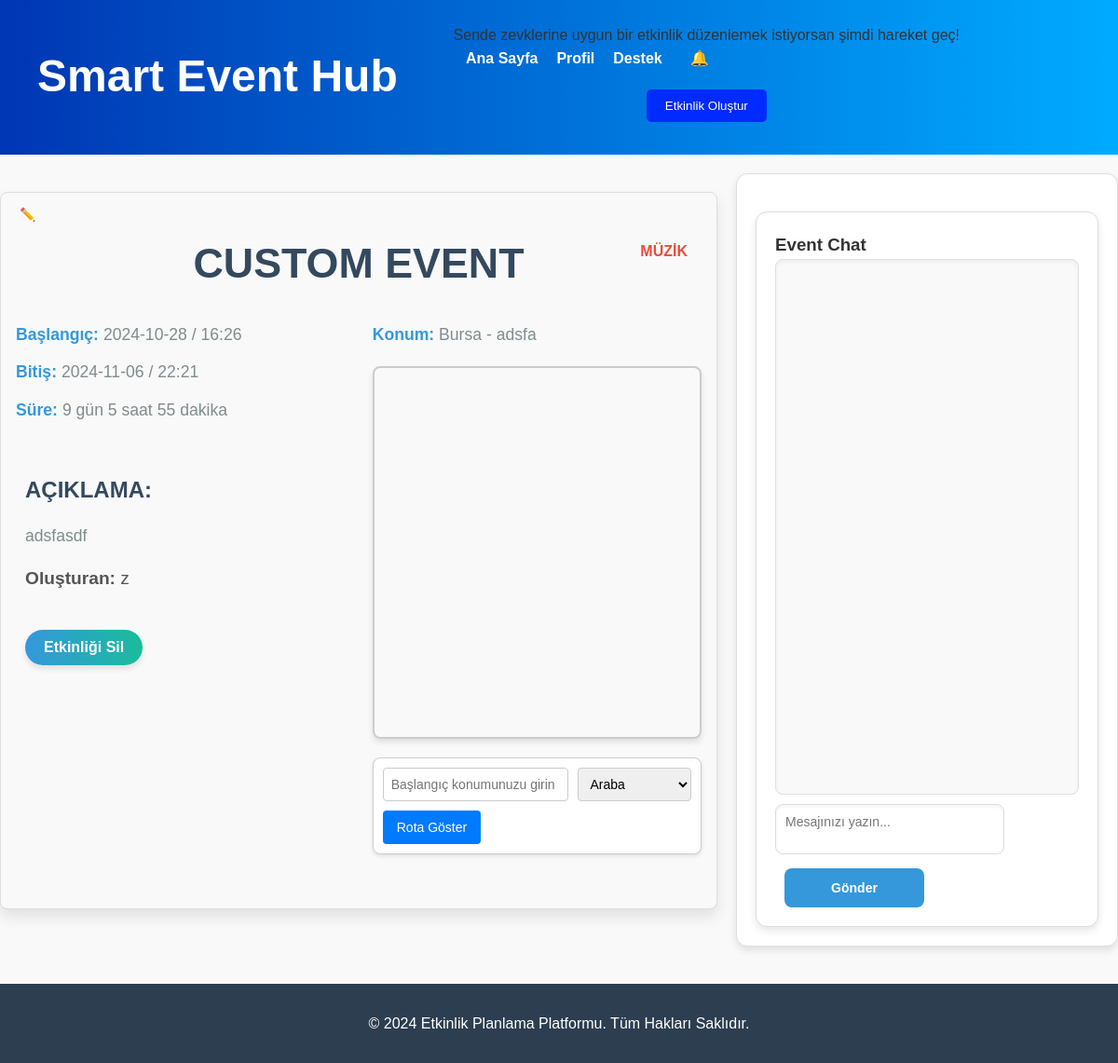
Before: /event/4 (signed in) with the older database file.
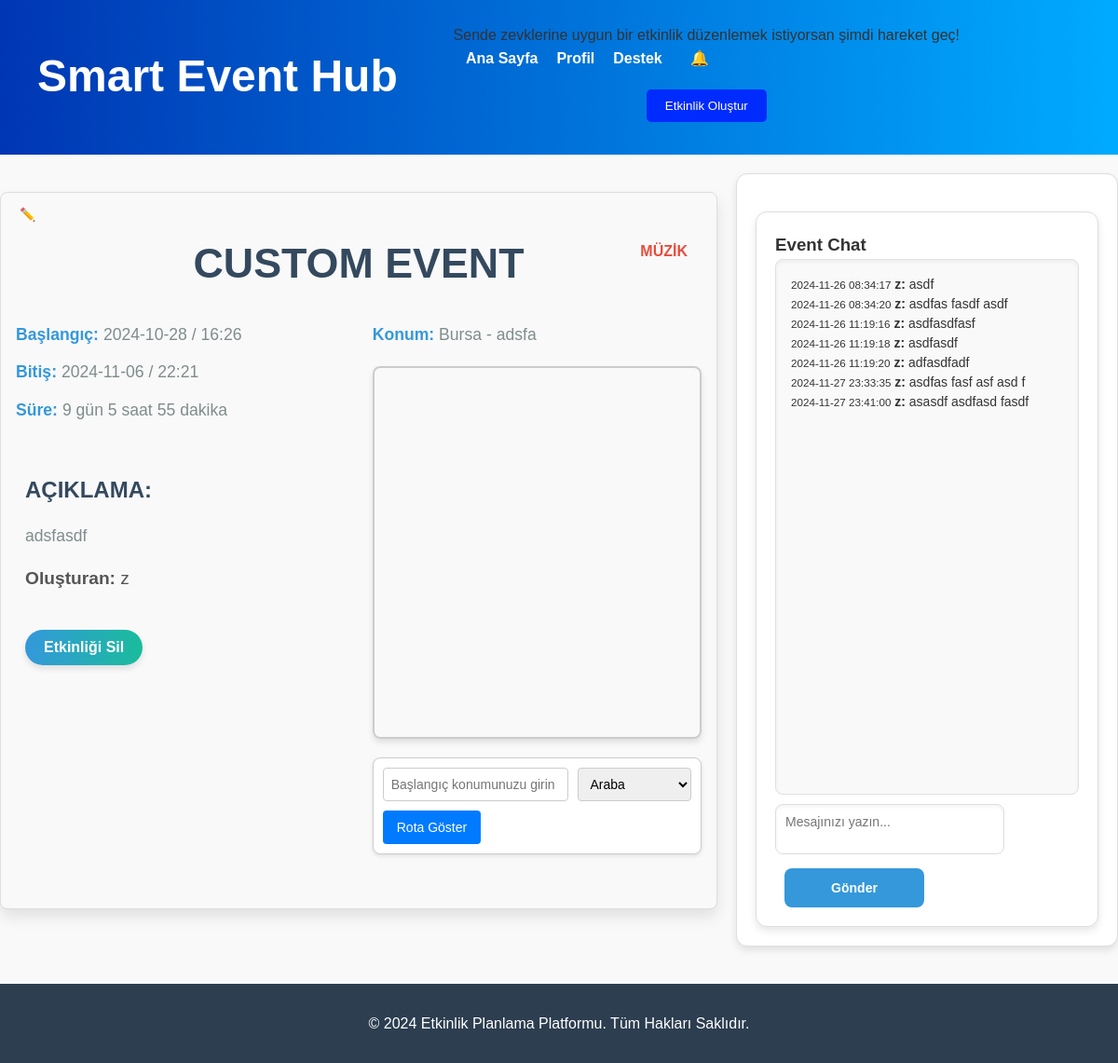
After: the same page with the newer database file.
### tables this page shows
CREATE TABLE messages (
        message_ID INTEGER PRIMARY KEY AUTOINCREMENT,
        sender_ID INTEGER,
        event_ID INTEGER,
        receiver_ID INTEGER,
        message_text TEXT NOT NULL,
        sent_time TEXT NOT NULL,
        FOREIGN KEY (sender_ID) REFERENCES users(ID),
        FOREIGN KEY (receiver_ID) REFERENCES users(ID)
        FOREIGN KEY (event_ID) REFERENCES events(ID)
    );

### app.py (the view)
@app.route('/event/<int:event_id>')
def event_detail(event_id):
    event = get_event_by_id(event_id)
    if not event:
        return "Etkinlik bulunamadı", 404
    username = session.get('user', {}).get('username')
    user_id = get_user_id_by_username(username) if username else None
    is_participant = False
    is_creator = False
    if user_id:
        is_participant = is_user_participant(user_id, event_id)
        is_creator = username == get_event_creator_username(event_id)
    user_events = [dict(row) for row in get_created_events_by_username(username)]
    attended_events = get_user_attended_events(user_id) if user_id else []
    print(f"User Events: {user_events}")
    print(f"Attended Events: {attended_events}")
    all_user_events = {event['ID']: event for event in user_events + attended_events}.values()
    all_user_events = list(all_user_events)
    conflict_message = None
    for e in all_user_events:
        if is_time_conflicting(
                event['startDate'], event['startTime'], event['finishDate'], event['finishTime'],
                e['startDate'], e['startTime'], e['finishDate'], e['finishTime']
        ):
            conflict_message = "Bu etkinlik, başka bir katıldığınız etkinlikle çakışıyor. Katılamazsınız."
            break
    days, hours, minutes = calculate_duration(event['startDate'], event['startTime'], event['finishDate'],
                                              event['finishTime'])
    messages = get_messages_for_event(event_id)
    return render_template(
        'eventDetails.html',
        event=event,
        username=username,
        is_participant=is_participant,
        is_creator=is_creator,
        messages=messages,
        get_username_by_id=get_username_by_id,
        days=days, hours=hours, minutes=minutes,
        conflict_message=conflict_message
    )

### app.py (called while the page is built)
def calculate_duration(start_date, start_time, finish_date, finish_time):
    start_datetime_str = f"{start_date} {start_time}"
    finish_datetime_str = f"{finish_date} {finish_time}"
    start_datetime = datetime.strptime(start_datetime_str, "%Y-%m-%d %H:%M")
    finish_datetime = datetime.strptime(finish_datetime_str, "%Y-%m-%d %H:%M")
    duration = finish_datetime - start_datetime
    days = duration.days
    hours, remainder = divmod(duration.seconds, 3600)
    minutes, _ = divmod(remainder, 60)
    return days, hours, minutes

def is_time_conflicting(start_date, start_time, end_date, end_time, other_start_date, other_start_time, other_end_date,
                        other_end_time):
    event_start = datetime.strptime(f"{start_date} {start_time}", "%Y-%m-%d %H:%M")
    event_end = datetime.strptime(f"{end_date} {end_time}", "%Y-%m-%d %H:%M")
    other_event_start = datetime.strptime(f"{other_start_date} {other_start_time}", "%Y-%m-%d %H:%M")
    other_event_end = datetime.strptime(f"{other_end_date} {other_end_time}", "%Y-%m-%d %H:%M")
    if event_start < other_event_end and event_end > other_event_start:
        return True
    return False

### templates/eventDetails.html (shortened to what this page needs)
<!DOCTYPE html>
<html lang="tr">
<head>
    <link rel="stylesheet" href="{{ url_for('static', filename='css/eventDetails_style.css') }}">
</head>
<body>
        {% include 'header.html' %}
    <main>
        <div class="details-and-chat">
            <section class="event-details">
                {% if is_creator %}
                    <div class="edit-button">
                        <a href="{{ url_for('edit_event', event_id=event['id']) }}" class="edit-link"> ✏️ </a>
                    </div>
                {% endif %}
                <h2 class="event-title"> {{ event['event_name'] }} <span class="event-category">{{ event['category'] }}</span></h2>
                <div class="event-info">
                    <div class="event-date">
                        <p><strong>Başlangıç:</strong> {{ event['startDate'] }} / {{ event['startTime'] }}</p>
                        <p><strong>Bitiş:</strong> {{ event['finishDate'] }} / {{ event['finishTime'] }}</p>
                        <p><strong>Süre:</strong> {{ days }} gün {{ hours }} saat {{ minutes }} dakika</p>
                    </div>
                    <div class="event-location">
                        <p><strong>Konum:</strong> {{ event['city'] }} - {{ event['address'] }} </p>
                        <div id="map" style="width: 100%; height: 400px; margin-top: 20px;"></div>
                        <div class="route-controls">
                        <input type="text" id="start-location" placeholder="Başlangıç konumunuzu girin">
                        <select id="travel-mode">
                            <option value="DRIVING">Araba</option>
                        </select>
                        <button id="get-route">Rota Göster</button>
                        </div>
                    </div>
                </div>
                <div class="event-description">
                    <h3>Açıklama:</h3>
                    <p>{{ event['description'] }}</p>
                </div>
                <div class="event-creator">
                    <p><strong>Oluşturan:</strong> {{ event['creator_username'] }} </p>
                </div>
                <div class="event-actions">
                    {% if is_creator %}
                        <form action="{{ url_for('delete_event', event_id=event['id']) }}" method="POST">
                            <button type="submit" class="join-button">Etkinliği Sil</button>
                        </form>
                    {% endif %}
                </div>
            </section>
            <section class="event-chat" {% if not is_participant and not is_creator %} style="display: none;" {% endif %}>
                <div class="event-chat" {% if not is_participant and not is_creator %} style="display: none;" {% endif %}>
                    <h3>Event Chat</h3>
                    <div id="chat-container">
                        <div id="chat-messages">
                            {% for message in messages %}
                                <div class="message">
                                    <small>{{ message['sent_time'] }}</small>
                                    <strong>{{ get_username_by_id(message['sender_ID']) }}:</strong>
                                    <span>{{ message['message_text'] }}</span>
                                </div>
                            {% endfor %}
                        </div>
                        <textarea id="chat-input" placeholder="Mesajınızı yazın..."></textarea>
                        <button id="send-message">Gönder</button>
                    </div>
                </div>
            </section>
        </div>
    </main>
    <footer>
        <p>© 2024 Etkinlik Planlama Platformu. Tüm Hakları Saklıdır.</p>
    </footer>
</body>
</html>

Changed rows visible on the page:
added messages: sent_time "2024-11-26 08:34:17", get_username_by_id "z", message_text "asdf"
added messages: sent_time "2024-11-26 08:34:20", get_username_by_id "z", message_text "asdfas fasdf asdf"
added messages: sent_time "2024-11-26 11:19:16", get_username_by_id "z", message_text "asdfasdfasf"
added messages: sent_time "2024-11-26 11:19:18", get_username_by_id "z", message_text "asdfasdf"
added messages: sent_time "2024-11-26 11:19:20", get_username_by_id "z", message_text "adfasdfadf"
added messages: sent_time "2024-11-27 23:33:35", get_username_by_id "z", message_text "asdfas fasf asf asd f"
added messages: sent_time "2024-11-27 23:41:00", get_username_by_id "z", message_text "asasdf asdfasd fasdf"
